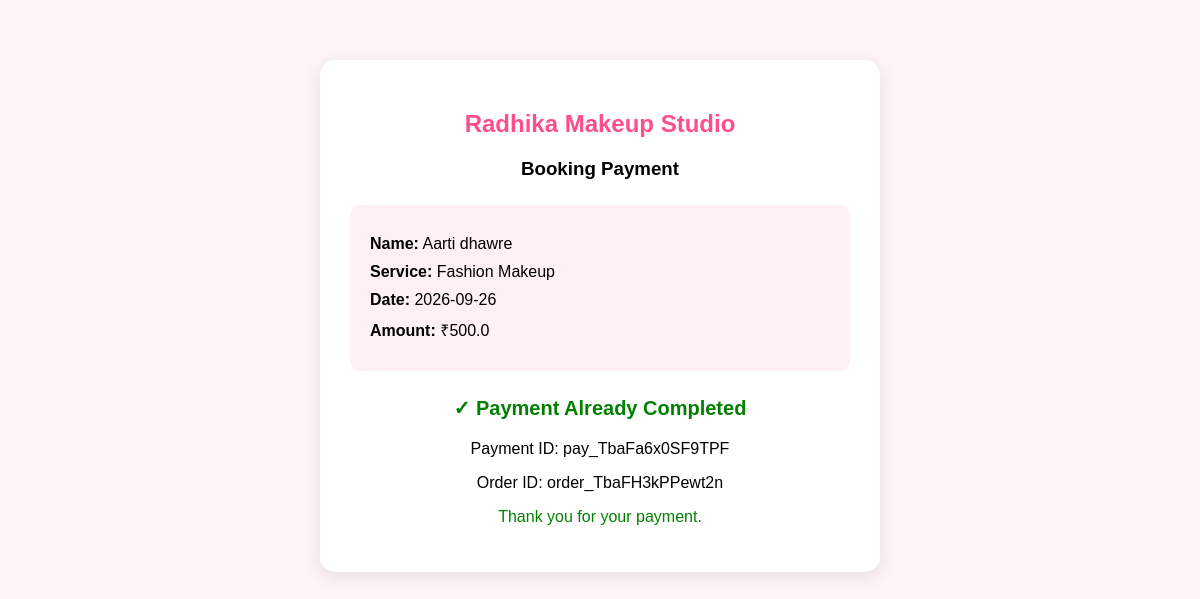
The page /pay/18 (signed in) on the database its author committed.
### models.py (models this page shows, shortened)
class Booking(db.Model):
    __tablename__ = "bookings"
    id = db.Column(db.Integer, primary_key=True)
    name = db.Column(
        db.String(100),
        nullable=False
    )
    email = db.Column(
        db.String(120),
        nullable=False
    )
    phone = db.Column(
        db.String(15),
        nullable=False
    )
    service = db.Column(
        db.String(100),
        nullable=False
    )
    booking_date = db.Column(
        db.String(30),
        nullable=False
    )
    message = db.Column(
        db.Text
    )
    status = db.Column(
        db.String(20),
        default="Pending"
    )
    payment_status = db.Column(
        db.String(20),
        default="Pending"
    )
    payment_id = db.Column(
        db.String(100)
    )
    order_id = db.Column(
        db.String(100)
    )
    payment_amount = db.Column(
        db.Integer,
        default=500
    )
    created_at = db.Column(
        db.DateTime,
        default=datetime.utcnow
    )

### app.py (the view, shortened to what this page needs)
@app.route(
    "/pay/<int:id>"
)
def pay(id):
    booking = Booking.query.get_or_404(id)
    if booking.payment_status == "Paid":
        return render_template(
            "payment.html",
            booking=booking,
            already_paid=True,
            order=None,
            razorpay_key=RAZORPAY_KEY_ID,
            amount=(
                booking.payment_amount * 100
                if booking.payment_amount
                else 50000
            )
        )

### app.py (called while the page is built, shortened)
@app.before_request
def create_default_admin():
    admin = Admin.query.filter_by(
        username="admin"
    ).first()

### templates/payment.html (shortened to what this page needs)
<!DOCTYPE html>
<html>
<head>
</head>
<body>
<div class="container">
    <h2>
        Radhika Makeup Studio
    </h2>
    <h3>
        Booking Payment
    </h3>
    <div class="details">
        <p>
            <b>Name:</b>
            {{ booking.name }}
        </p>
        <p>
            <b>Service:</b>
            {{ booking.service }}
        </p>
        <p>
            <b>Date:</b>
            {{ booking.booking_date }}
        </p>
        <p>
            <b>Amount:</b>
            ₹{{ amount / 100 }}
        </p>
    </div>
    {% if already_paid %}
        <p class="paid">
            ✓ Payment Already Completed
        </p>
        <p>
            Payment ID:
            {{ booking.payment_id }}
        </p>
        <p>
            Order ID:
            {{ booking.order_id }}
        </p>
        <p class="success-message">
            Thank you for your payment.
        </p>
    {% else %}
        <button
            id="rzp-button1"
        >
            Pay ₹500 Now
        </button>
    {% endif %}
</div>
</body>
</html>

### templates/payment.html (style rules this page uses)
body { font-family: Arial, sans-serif; background: #fff5f8; margin: 0; padding: 0; }
.container { width: 90%; max-width: 500px; margin: 60px auto; background: white; padding: 30px; border-radius: 15px; box-shadow: 0 5px 20px rgba(0,0,0,0.1); text-align: center; }
h2 { color: #ff4d88; }
h3 { margin-bottom: 25px; }
.details { text-align: left; background: #fff0f5; padding: 20px; border-radius: 10px; margin-bottom: 25px; }
.details p { margin: 10px 0; }
.paid { color: green; font-size: 20px; font-weight: bold; }
.success-message { color: green; margin-top: 15px; }

### rows shown on the page
Booking: name "Aarti dhawre", service "Fashion Makeup", booking_date "2026-09-26", payment_id "pay_TbaFa6x0SF9TPF", order_id "order_TbaFH3kPPewt2n"

### other values the page prints
{{ amount / 100 }} "500.0"
